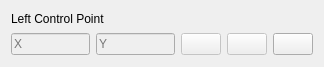
<?xml version="1.0" encoding="UTF-8"?>
<ui version="4.0">
 <class>Form</class>
 <widget class="QWidget" name="Form">
  <property name="geometry">
   <rect>
    <x>0</x>
    <y>0</y>
    <width>324</width>
    <height>67</height>
   </rect>
  </property>
  <property name="windowTitle">
   <string>Form</string>
  </property>
  <layout class="QVBoxLayout" name="verticalLayout">
   <item>
    <widget class="QLabel" name="nameLabel">
     <property name="sizePolicy">
      <sizepolicy hsizetype="Preferred" vsizetype="Fixed">
       <horstretch>0</horstretch>
       <verstretch>0</verstretch>
      </sizepolicy>
     </property>
     <property name="text">
      <string>Left Control Point</string>
     </property>
    </widget>
   </item>
   <item>
    <layout class="QHBoxLayout" name="horizontalLayout">
     <item>
      <widget class="QLineEdit" name="lineXorA">
       <property name="enabled">
        <bool>false</bool>
       </property>
       <property name="toolTip">
        <string>X</string>
       </property>
       <property name="readOnly">
        <bool>false</bool>
       </property>
       <property name="placeholderText">
        <string>X</string>
       </property>
      </widget>
     </item>
     <item>
      <widget class="QLineEdit" name="lineYorM">
       <property name="enabled">
        <bool>false</bool>
       </property>
       <property name="toolTip">
        <string>X</string>
       </property>
       <property name="autoFillBackground">
        <bool>false</bool>
       </property>
       <property name="readOnly">
        <bool>false</bool>
       </property>
       <property name="placeholderText">
        <string>Y</string>
       </property>
      </widget>
     </item>
     <item>
      <widget class="QPushButton" name="btnRelative">
       <property name="enabled">
        <bool>false</bool>
       </property>
       <property name="sizePolicy">
        <sizepolicy hsizetype="Fixed" vsizetype="Fixed">
         <horstretch>0</horstretch>
         <verstretch>0</verstretch>
        </sizepolicy>
       </property>
       <property name="text">
        <string/>
       </property>
       <property name="icon">
        <iconset resource="../res/icons.qrc">
         <normaloff>:/icons/ionicons-2.0.1/src/android-locate.svg</normaloff>:/icons/ionicons-2.0.1/src/android-locate.svg</iconset>
       </property>
       <property name="checkable">
        <bool>true</bool>
       </property>
       <property name="flat">
        <bool>false</bool>
       </property>
      </widget>
     </item>
     <item>
      <widget class="QPushButton" name="btnPolar">
       <property name="enabled">
        <bool>false</bool>
       </property>
       <property name="sizePolicy">
        <sizepolicy hsizetype="Fixed" vsizetype="Fixed">
         <horstretch>0</horstretch>
         <verstretch>0</verstretch>
        </sizepolicy>
       </property>
       <property name="text">
        <string/>
       </property>
       <property name="icon">
        <iconset resource="../res/icons.qrc">
         <normaloff>:/icons/ionicons-2.0.1/src/android-radio-button-off.svg</normaloff>:/icons/ionicons-2.0.1/src/android-radio-button-off.svg</iconset>
       </property>
       <property name="checkable">
        <bool>true</bool>
       </property>
       <property name="flat">
        <bool>false</bool>
       </property>
      </widget>
     </item>
     <item>
      <widget class="QPushButton" name="btnManualAdj">
       <property name="sizePolicy">
        <sizepolicy hsizetype="Fixed" vsizetype="Fixed">
         <horstretch>0</horstretch>
         <verstretch>0</verstretch>
        </sizepolicy>
       </property>
       <property name="text">
        <string/>
       </property>
       <property name="icon">
        <iconset resource="../res/icons.qrc">
         <normaloff>:/icons/ionicons-2.0.1/src/edit.svg</normaloff>:/icons/ionicons-2.0.1/src/edit.svg</iconset>
       </property>
       <property name="checkable">
        <bool>true</bool>
       </property>
       <property name="flat">
        <bool>false</bool>
       </property>
      </widget>
     </item>
    </layout>
   </item>
  </layout>
 </widget>
 <resources>
  <include location="../res/icons.qrc"/>
 </resources>
 <connections/>
</ui>
